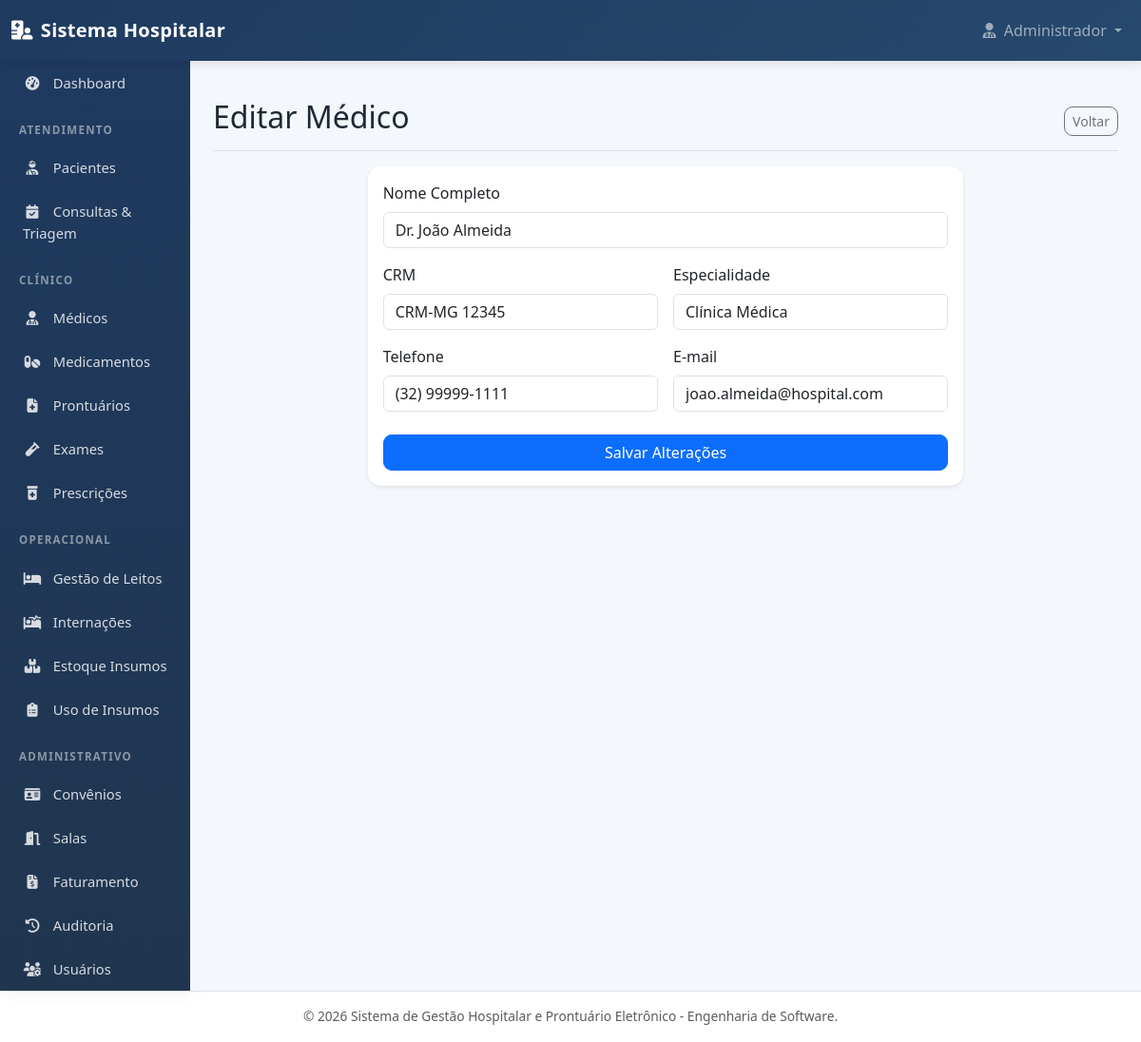
The page /medico_editar.php?id=1 on the database its author committed.
### tables this page shows
CREATE TABLE medicos (
    id_medico INT AUTO_INCREMENT PRIMARY KEY,
    nome VARCHAR(100) NOT NULL,
    crm VARCHAR(30) NOT NULL UNIQUE,
    especialidade VARCHAR(80) NULL,
    telefone VARCHAR(20) NULL,
    email VARCHAR(100) NULL,
    status_medico VARCHAR(20) NOT NULL DEFAULT 'Ativo'
);

### model/Medico.php (called while the page is built, shortened)
<?php
class Medico {
    private $conn;
    public function __construct($db = null) {
        $this->conn = $db;
    }
    private function executarDAO($metodo, $argumentos = []) {
        $daoPath = __DIR__ . '/../dao/MedicoDAO.php';
        $dao = new MedicoDAO($this->conn);
        return call_user_func_array([$dao, $metodo], $argumentos);
    }
    public function readOne(...$argumentos) {
        return $this->executarDAO('readOne', $argumentos);
    }
}
?>

### dao/MedicoDAO.php (called while the page is built, shortened)
<?php
class MedicoDAO {
    private $conn;
    private $table_name = "medicos";
    public function __construct($db) {
        $this->conn = $db;
    }
    public function readOne($id) {
        try {
            $query = "SELECT * FROM " . $this->table_name . "
                    WHERE id_medico = :id
                    LIMIT 0,1";
            $stmt = $this->conn->prepare($query);
            $stmt->bindValue(":id", $id);
            $stmt->execute();
            return $stmt->fetch(PDO::FETCH_ASSOC);
        } catch(PDOException $e) {
            return null;
        }
    }
}
?>

### medico_editar.php (the view, shortened to what this page needs)
<?php
require_once __DIR__ . '/model/Medico.php';
$id = $_GET['id'] ?? null;
require_once __DIR__ . '/views/header.php';
try {
    if (method_exists('Database', 'getInstance')) {
        $database = Database::getInstance();
    } else {
        $database = new Database();
    }
    $db = $database->getConnection();
    $medicoModel = new Medico($db);
    $dados = $medicoModel->readOne($id);
} catch (Exception $e) {
    $erroMedico = $e->getMessage();
    $dados = null;
}
?>
<div class="d-flex justify-content-between flex-wrap flex-md-nowrap align-items-center pt-3 pb-2 mb-3 border-bottom">
    <h1 class="h2">Editar Médico</h1>
    <a href="medicos.php" class="btn btn-sm btn-outline-secondary">
        Voltar
    </a>
</div>
<div class="row justify-content-center">
    <div class="col-lg-8">
        <div class="card shadow-sm border-0">
            <div class="card-body">
                <form action="processar_medico.php" method="POST">
                    <div class="row g-3">
                        <div class="col-md-12">
                            <label class="form-label">Nome Completo</label>
                            <input
                                type="text"
                                class="form-control"
                                name="nome"
                                value="<?php echo htmlspecialchars($dados['nome'] ?? ''); ?>"
                                required
                            >
                        </div>
                        <div class="col-md-6">
                            <label class="form-label">CRM</label>
                            <input
                                type="text"
                                class="form-control"
                                name="crm"
                                value="<?php echo htmlspecialchars($dados['crm'] ?? ''); ?>"
                                required
                            >
                        </div>
                        <div class="col-md-6">
                            <label class="form-label">Especialidade</label>
                            <input
                                type="text"
                                class="form-control"
                                name="especialidade"
                                value="<?php echo htmlspecialchars($dados['especialidade'] ?? ''); ?>"
                                required
                            >
                        </div>
                        <div class="col-md-6">
                            <label class="form-label">Telefone</label>
                            <input
                                type="text"
                                class="form-control"
                                name="telefone"
                                value="<?php echo htmlspecialchars($dados['telefone'] ?? ''); ?>"
                            >
                        </div>
                        <div class="col-md-6">
                            <label class="form-label">E-mail</label>
                            <input
                                type="email"
                                class="form-control"
                                name="email"
                                value="<?php echo htmlspecialchars($dados['email'] ?? ''); ?>"
                            >
                        </div>
                        <div class="col-12 mt-4">
                            <button type="submit" class="btn btn-primary w-100">
                                Salvar Alterações
                            </button>
                        </div>
                    </div>
                </form>
            </div>
        </div>
    </div>
</div>
<?php require_once __DIR__ . '/views/footer.php'; ?>

### views/header.php (style rules this page uses)
:root { --primary-color: #1f3a5f; --secondary-color: #27496d; --accent-color: #0d6efd; --bg-light: #f4f7fb; --text-dark: #1f2937; }
* { box-sizing: border-box; }
body { background-color: var(--bg-light); font-family: 'Segoe UI', Tahoma, Geneva, Verdana, sans-serif; color: var(--text-dark); }
h1, h2, h3, h4, h5 { color: #111827; font-weight: 700; }
.card { border: none; border-radius: 14px; box-shadow: 0 8px 22px rgba(15, 23, 42, 0.06); margin-bottom: 22px; overflow: hidden; }
.btn { border-radius: 9px; font-weight: 500; }

### rows shown on the page
medicos: nome "Dr. João Almeida", crm "CRM-MG 12345", especialidade "Clínica Médica", telefone "(32) 99999-1111", email "joao.almeida@hospital.com"

### other values the page prints
$_SESSION['nome_usuario'] "Administrador"
